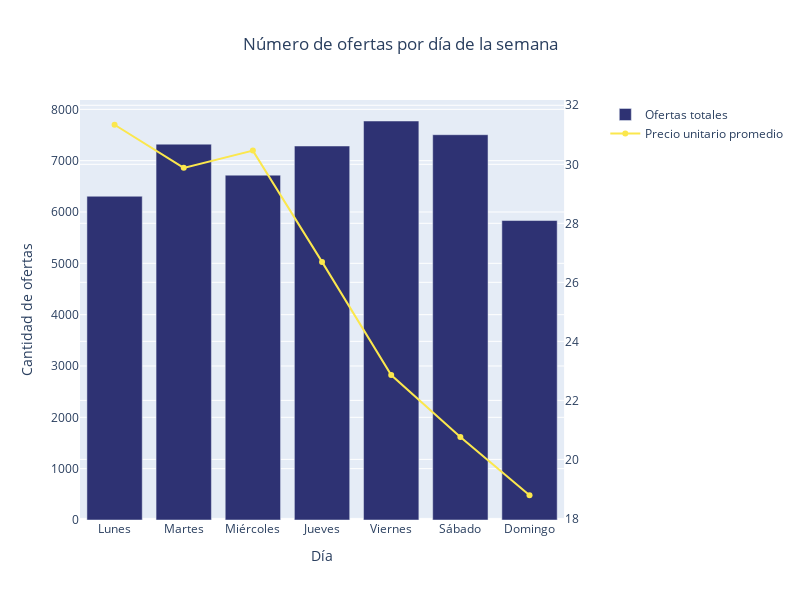

The code cell stored with this chart in its notebook:
### Markdown cell above
## Gráficos de barra

### Code cell
dia_semana = ofertas_relampagos_df.groupby('DAY_OF_WEEK').agg({'OFFER_TYPE':'count','SOLD_QUANTITY':'mean','SOLD_AMOUNT':'mean'})
dia_semana = dia_semana.loc[['Lunes','Martes','Miércoles','Jueves','Viernes','Sábado','Domingo']]
fig =  make_subplots(specs=[[{"secondary_y": True}]])
fig.add_trace(go.Bar(x=dia_semana.index,y=dia_semana['OFFER_TYPE'],marker_color='#2e3273',name='Ofertas totales'))
fig.add_trace(go.Scatter(x=dia_semana.index,y=dia_semana['SOLD_AMOUNT'],marker_color='#fbe74d',name='Precio unitario promedio'),secondary_y=True)
fig.update_layout(title_text='Número de ofertas por día de la semana', title_x=0.5,width=800,height=600,xaxis_title='Día',yaxis_title='Cantidad de ofertas')

### Figure 1 — Plotly figure (JSON) as saved in the notebook; plotly's stock layout.template omitted (floating-point values rounded to 4 significant figures)
{"data": [{"marker": {"color": "#2e3273"}, "name": "Ofertas totales", "type": "bar", "x": ["Lunes", "Martes", "Miércoles", "Jueves", "Viernes", "Sábado", "Domingo"], "y": [6307, 7322, 6718, 7286, 7773, 7506, 5834]}, {"marker": {"color": "#fbe74d"}, "name": "Precio unitario promedio", "type": "scatter", "x": ["Lunes", "Martes", "Miércoles", "Jueves", "Viernes", "Sábado", "Domingo"], "xaxis": "x", "y": [31.34, 29.88, 30.46, 26.69, 22.86, 20.76, 18.78], "yaxis": "y2"}], "layout": {"height": 600, "title": {"text": "Número de ofertas por día de la semana", "x": 0.5}, "width": 800, "xaxis": {"anchor": "y", "domain": [0, 0.94], "title": {"text": "Día"}}, "yaxis": {"anchor": "x", "domain": [0, 1], "title": {"text": "Cantidad de ofertas"}}, "yaxis2": {"anchor": "x", "overlaying": "y", "side": "right"}}}
